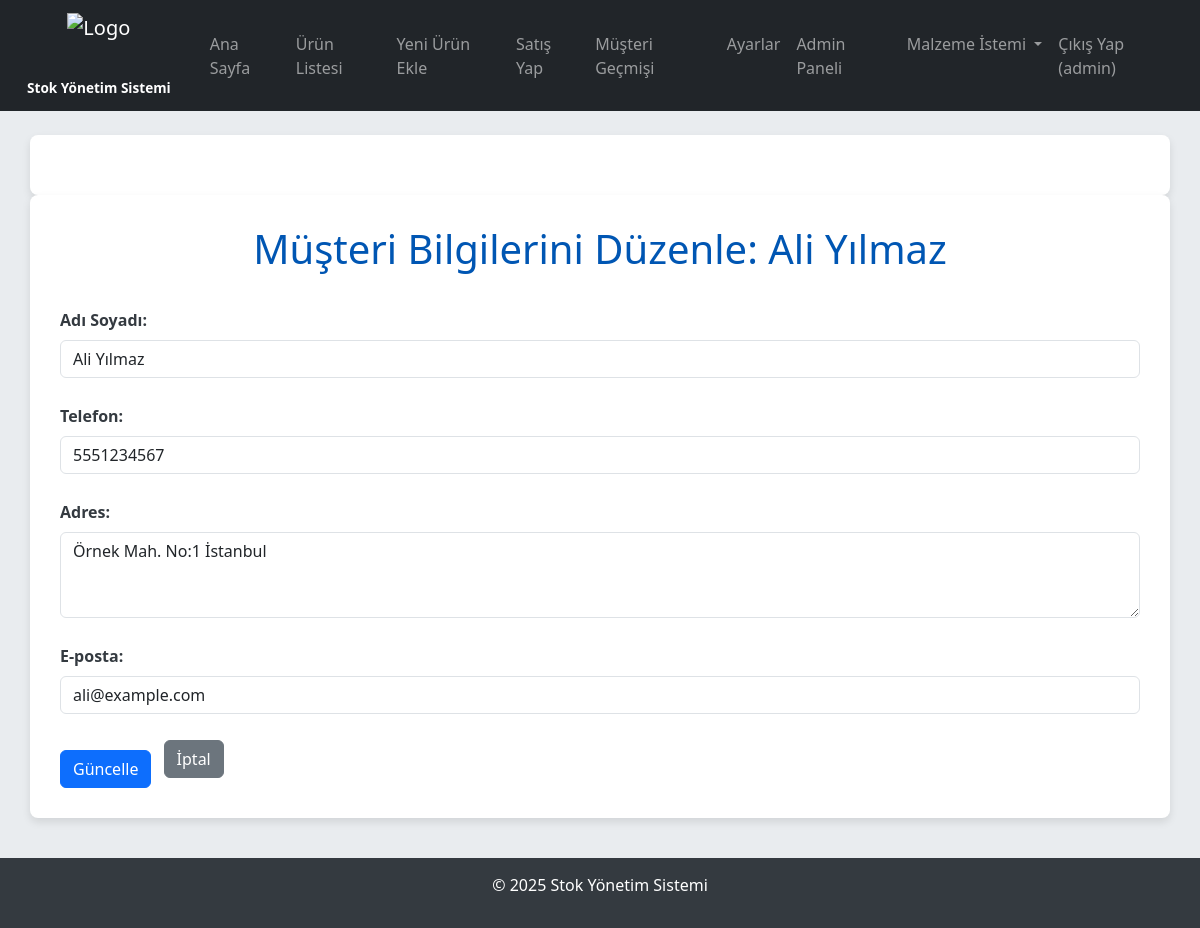
Page /musteri_duzenle/1 (signed in) on the committed database.
### tables this page shows
CREATE TABLE musteriler (
            id INTEGER PRIMARY KEY AUTOINCREMENT,
            ad_soyad TEXT NOT NULL,
            telefon TEXT,
            adres TEXT,
            eposta TEXT,
            ekleyen_kullanici_id INTEGER,
            FOREIGN KEY (ekleyen_kullanici_id) REFERENCES kullanicilar (id)
        );

### app.py (the view, shortened to what this page needs)
@app.route('/musteri_duzenle/<int:id>', methods=('GET', 'POST'))
@login_required
@role_required('admin') # SADECE ADMINLER müşteri düzenleyebilir
def musteri_duzenle(id):
    conn = get_db_connection()
    musteri = conn.execute('SELECT * FROM musteriler WHERE id = ?', (id,)).fetchone()
    if musteri is None:
        conn.close()
        flash('Müşteri bulunamadı!', 'danger')
        return redirect(url_for('musteri_gecmisi'))
    kategoriler = conn.execute('SELECT DISTINCT kategori FROM urunler ORDER BY kategori').fetchall()
    conn.close()
    return render_template('musteri_duzenle.html', musteri=musteri, kategoriler=kategoriler)

### app.py (called while the page is built)
def get_db_connection():
    conn = sqlite3.connect('stok.db')
    conn.row_factory = sqlite3.Row
    return conn

def login_required(f):
    @wraps(f)
    def decorated_function(*args, **kwargs):
        if 'kullanici_id' not in session:
            flash('Bu sayfaya erişmek için giriş yapmalısınız.', 'danger')
            return redirect(url_for('giris'))
        return f(*args, **kwargs)
    return decorated_function

def role_required(required_role):
    def decorator(f):
        @wraps(f)
        def decorated_function(*args, **kwargs):
            if 'kullanici_id' not in session:
                flash('Bu sayfaya erişmek için giriş yapmalısınız.', 'danger')
                return redirect(url_for('giris'))
            conn = get_db_connection()
            user = conn.execute('SELECT rol FROM kullanicilar WHERE id = ?', (session['kullanici_id'],)).fetchone()
            conn.close()
            if user and user['rol'] == required_role:
                return f(*args, **kwargs)
            else:
                flash(f'Bu sayfaya erişim yetkiniz yok. Gerekli rol: {required_role}', 'danger')
                return redirect(url_for('anasayfa'))
        return decorated_function
    return decorator

### templates/musteri_duzenle.html (shortened to what this page needs)
<!DOCTYPE html>
<html lang="tr">
<head>
    <link href="https://cdn.jsdelivr.net/npm/bootstrap@5.3.3/dist/css/bootstrap.min.css" rel="stylesheet">
    <link rel="stylesheet" href="https://cdnjs.cloudflare.com/ajax/libs/font-awesome/6.0.0-beta3/css/all.min.css" />
</head>
<body>
    <nav class="navbar navbar-expand-lg navbar-dark bg-dark mb-4">
        <div class="container-fluid">
            <a class="navbar-brand" href="{{ url_for('anasayfa') }}">
                <img src="{{ url_for('static', filename='images/logo.png') }}" alt="Logo" class="logo-img">
                <span class="app-title-text">Stok Yönetim Sistemi</span>
            </a>
            <div class="collapse navbar-collapse" id="navbarNav">
                <ul class="navbar-nav ms-auto">
                    <li class="nav-item">
                        <a class="nav-link" href="{{ url_for('anasayfa') }}">Ana Sayfa</a>
                    </li>
                    {% if session.get('rol') == 'admin' %}
                    <li class="nav-item">
                        <a class="nav-link" href="{{ url_for('urun_listesi') }}">Ürün Listesi</a>
                    </li>
                    {% endif %}
                    <li class="nav-item">
                        <a class="nav-link" href="{{ url_for('yeni_urun') }}">Yeni Ürün Ekle</a>
                    </li>
                    <li class="nav-item">
                        <a class="nav-link" href="{{ url_for('satis_yap') }}">Satış Yap</a>
                    </li>
                    <li class="nav-item">
                        <a class="nav-link" href="{{ url_for('musteri_gecmisi') }}">Müşteri Geçmişi</a>
                    </li>
                    <li class="nav-item">
                        <a class="nav-link" href="{{ url_for('ayarlar') }}">Ayarlar</a>
                    </li>
                    {% if session.get('rol') == 'admin' %}
                    <li class="nav-item">
                        <a class="nav-link" href="{{ url_for('admin_panel_kullanicilar') }}">Admin Paneli</a>
                    </li>
                    {% endif %}
                    {% if session.get('kullanici_id') %}
                    <li class="nav-item dropdown">
                        <a class="nav-link dropdown-toggle" href="#" id="navbarDropdownMalzemeIstemi" role="button" data-bs-toggle="dropdown" aria-expanded="false">
                            Malzeme İstemi
                        </a>
                    </li>
                    {% endif %}
                    {% if session.get('kullanici_id') %}
                    <li class="nav-item">
                        <a class="nav-link" href="{{ url_for('cikis') }}">Çıkış Yap ({{ session.get('kullanici_adi') }})</a>
                    </li>
                    {% endif %}
                </ul>
            </div>
        </div>
    </nav>
    <div class="container mt-3">
    </div>
    <div class="container">
        <h1>Müşteri Bilgilerini Düzenle: {{ musteri['ad_soyad'] }}</h1>
        <form method="POST">
            <div class="mb-3">
                <label for="ad_soyad" class="form-label">Adı Soyadı:</label>
                <input type="text" id="ad_soyad" name="ad_soyad" class="form-control" value="{{ musteri['ad_soyad'] }}" required>
            </div>
            <div class="mb-3">
                <label for="telefon" class="form-label">Telefon:</label>
                <input type="text" id="telefon" name="telefon" class="form-control" value="{{ musteri['telefon'] if musteri['telefon'] else '' }}">
            </div>
            <div class="mb-3">
                <label for="adres" class="form-label">Adres:</label>
                <textarea id="adres" name="adres" class="form-control" rows="3">{{ musteri['adres'] if musteri['adres'] else '' }}</textarea>
            </div>
            <div class="mb-3">
                <label for="eposta" class="form-label">E-posta:</label>
                <input type="email" id="eposta" name="eposta" class="form-control" value="{{ musteri['eposta'] if musteri['eposta'] else '' }}">
            </div>
            <button type="submit" class="btn btn-primary">Güncelle</button>
            <a href="{{ url_for('musteri_gecmisi') }}" class="btn btn-secondary ms-2">İptal</a>
        </form>
    </div>
    <footer>
        <p>&copy; {{ now().year }} Stok Yönetim Sistemi</p>
    </footer>
</body>
</html>

### templates/musteri_duzenle.html (style rules this page uses)
body { font-family: 'Segoe UI', Tahoma, Geneva, Verdana, sans-serif; background-color: #e9ecef; color: #343a40; }
.navbar-brand { display: flex; flex-direction: column; align-items: center; text-align: center; padding: 5px 15px; }
.navbar-brand .logo-img { height: 60px; width: auto; margin-bottom: 5px; }
.navbar-brand .app-title-text { font-size: 0.85rem; font-weight: bold; color: white; white-space: nowrap; }
.container { background-color: #ffffff; border-radius: 8px; box-shadow: 0 4px 8px rgba(0, 0, 0, 0.1); padding: 30px; }
h1 { color: #0056b3; margin-bottom: 25px; text-align: center; }
.form-label { font-weight: bold; margin-top: 10px; }
.form-control, .form-select { margin-bottom: 15px; }
.btn-primary, .btn-success { margin-top: 20px; }
footer { margin-top: 40px; padding: 15px; background-color: #343a40; color: white; text-align: center; width: 100%; }

### rows in the picture
musteriler: ad_soyad "Ali Yılmaz", telefon "5551234567", adres "Örnek Mah. No:1 İstanbul", eposta "ali@example.com"

### other values in the picture
{{ session.get('kullanici_adi') }} "admin"
